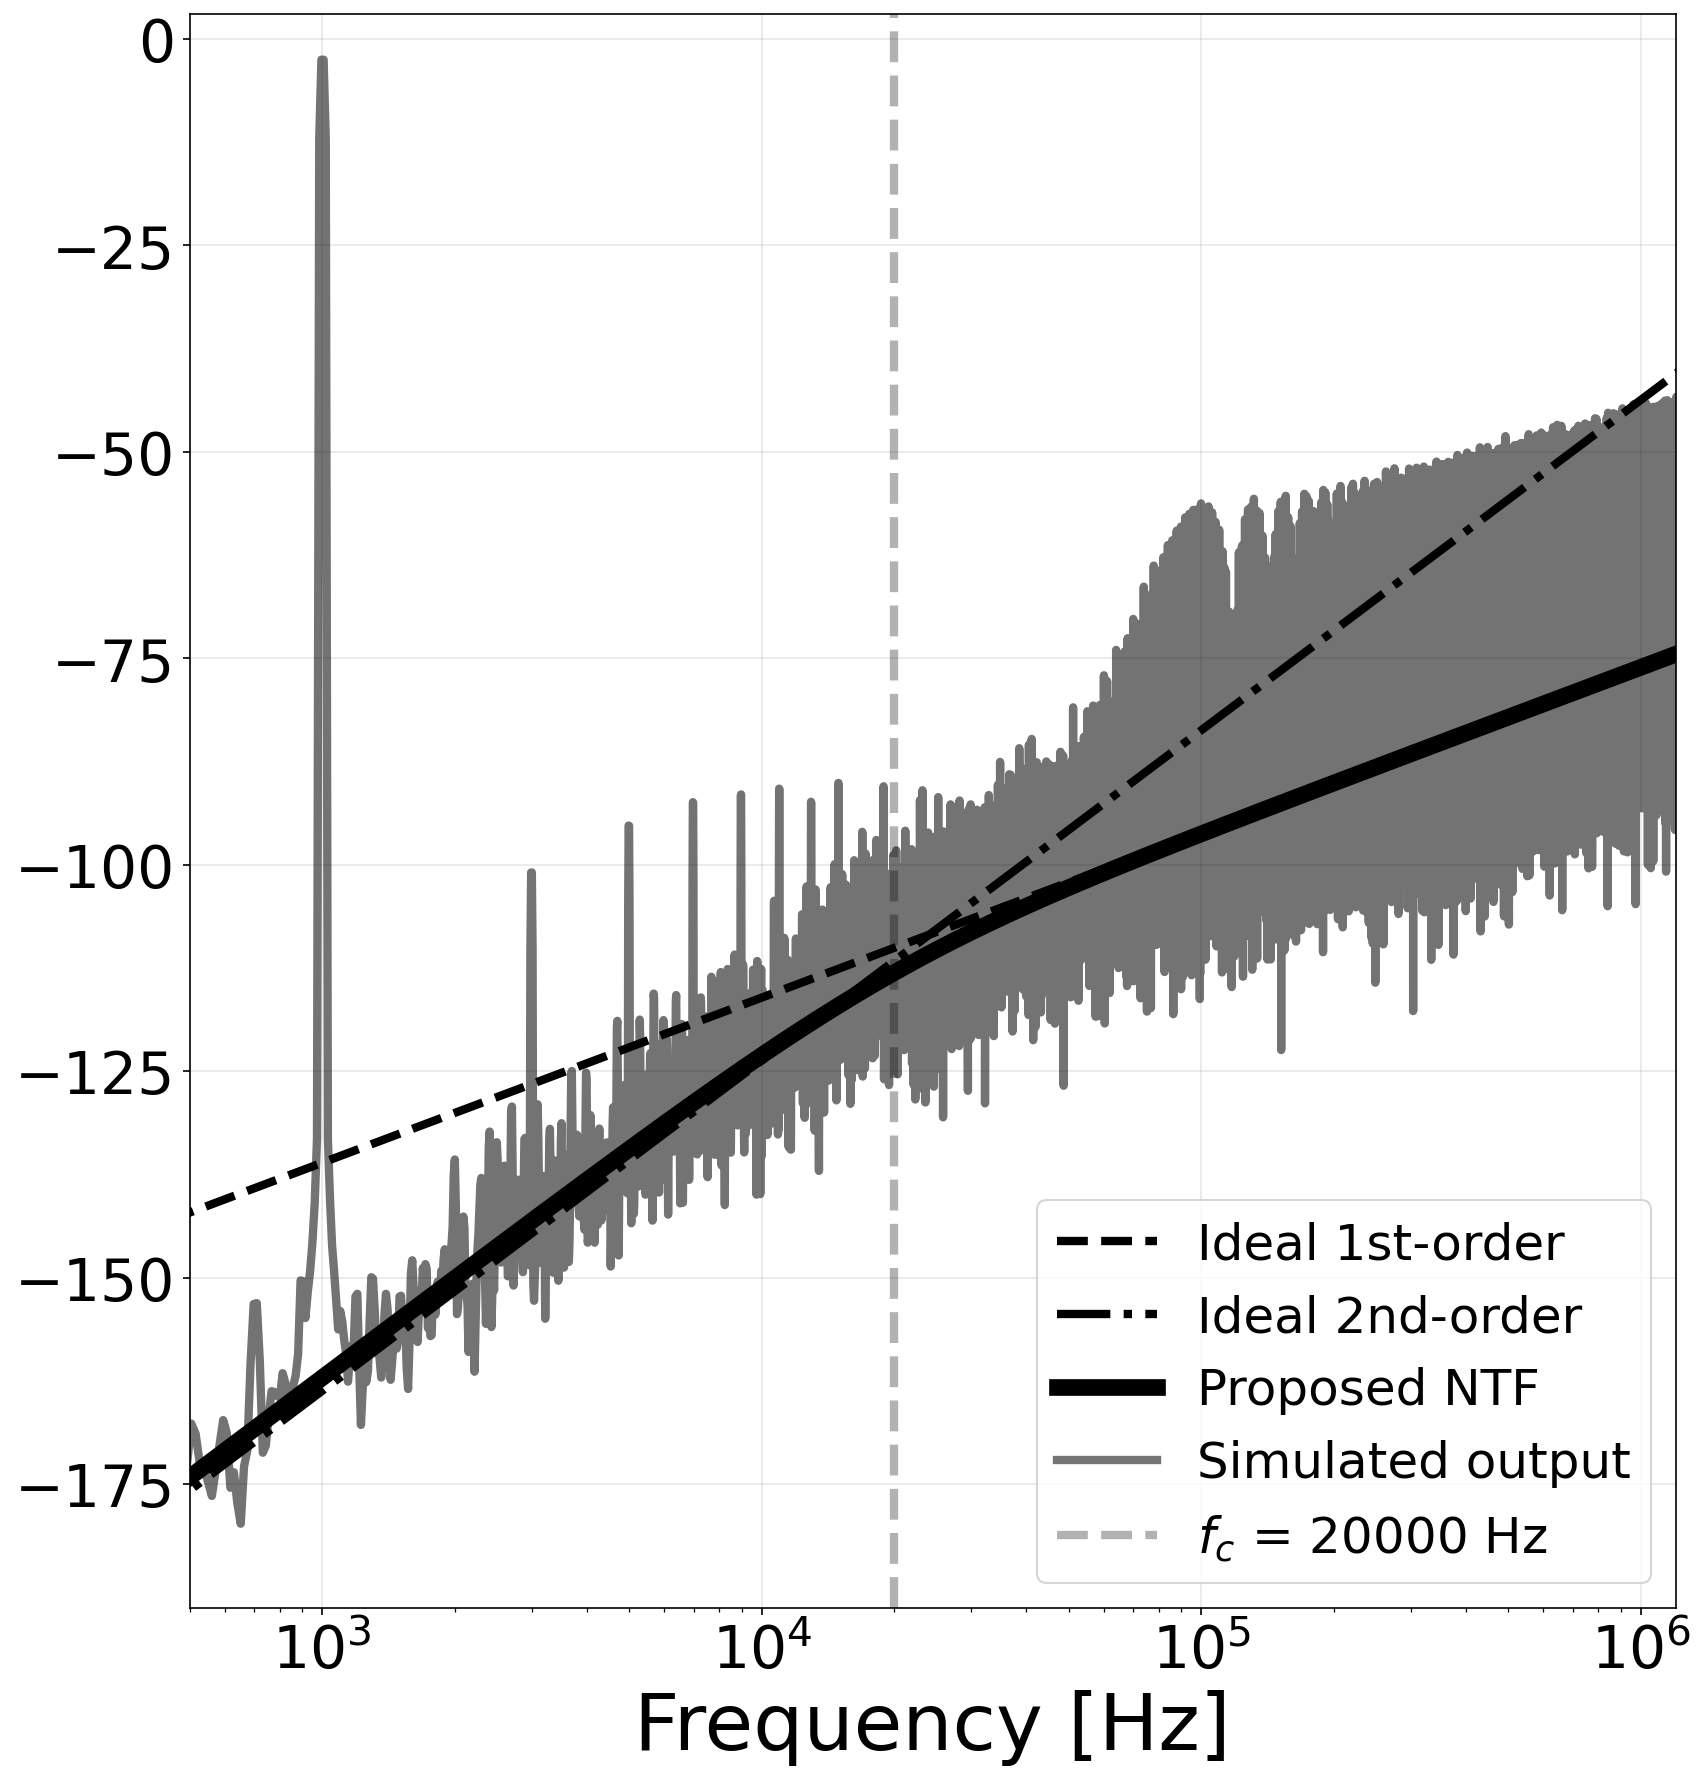

This chart was generated by the following Python code:
# SPDX-License-Identifier: MIT
#
# Copyright (c) 2026 The authors

import numpy as np
import matplotlib.pyplot as plt

fs = 12e6
N = 2**20
fg = 20000.0
gamma = 2 * np.pi * fg / fs
offset2 = 38 #Vertical offset for the ideal 2nd-order reference slope

f_desired = 1000
m = round(f_desired * N / fs)
f_test = m * fs / N
ampl = 0.987 


accu_z = 0.0
efm_fb = 0.0
y_out = np.zeros(N)
y_analog = np.zeros(N)

for n in range(N):  
    x_in = ampl * np.sin(2 * np.pi * f_test / fs * n)
    y_prev = 1.0 if y_out[n-1] == 1 else -1.0 if n > 0 else 0.0
    diff = x_in - y_prev
    accu_z = accu_z + diff * gamma
    if accu_z > 1.0: accu_z = 1.0
    if accu_z < -1.0: accu_z = -1.0
    s = accu_z + efm_fb
    if s >= 0:
        y_out[n] = 1
        efm_fb = s - 1.0
    else:
        y_out[n] = 0
        efm_fb = s + 1.0
    
    y_analog[n] = 1.0 if y_out[n] == 1 else -1.0


window = np.hanning(N)
Y = np.fft.rfft(y_analog * window)
freqs = np.fft.rfftfreq(N, 1/fs)

cg = np.sum(window) / N
mag = np.abs(Y) / (N * cg)

fund_bin = np.argmin(np.abs(freqs - f_test))
Y_dB = 20 * np.log10(mag / mag[fund_bin] + 1e-20)


smooth_bins = 2
kernel = np.ones(smooth_bins) / smooth_bins
mag_smooth = np.convolve(mag, kernel, mode='same')
Y_dB_smooth = 20 * np.log10(mag_smooth / mag[fund_bin] + 1e-20)

#NTF: u^2 / (gamma + u)
u_mag = 2 * np.pi * freqs / fs
z_inv = np.exp(-1j * u_mag)
ntf_theory = u_mag**2 / np.sqrt(gamma**2 + u_mag**2)
ntf_dB = 20 * np.log10(ntf_theory + 1e-20)


mid = slice(len(Y)//4, len(Y)//2)
offset = np.median(Y_dB[mid]) - np.median(ntf_dB[mid])
ntf_dB += offset


ntf_1st = 20 * np.log10(u_mag + 1e-20) + offset
ntf_2nd = 20 * np.log10(u_mag**2 + 1e-20) + offset + offset2



fig, ax = plt.subplots(figsize=(11.5, 12))
ax.semilogx(freqs[1:], ntf_1st[1:], 'g--', linewidth=4, alpha=1, color='black', label='Ideal 1st-order')
ax.semilogx(freqs[1:], ntf_2nd[1:], '-.', linewidth=4, alpha=1, color='black', label='Ideal 2nd-order')
ax.semilogx(freqs[1:], ntf_dB[1:], 'r-', linewidth=8, alpha=1, color='black', label='Proposed NTF')
ax.semilogx(freqs[1:], Y_dB_smooth[1:], linewidth=4, alpha=0.55, color='black', label='Simulated output')
ax.axvline(fg, color='black', ls='--', linewidth=4, alpha=0.3, label=f'$f_c$ = {fg:.0f} Hz')
ax.set_xlabel('Frequency [Hz]', fontsize=38)
ax.set_ylabel('')


ax.tick_params(axis='x', labelsize=28)   
ax.tick_params(axis='y', labelsize=28)

ax.legend(fontsize=24,loc='lower right')        
ax.set_xlim([500, fs/10])
plt.ylim([-190, 3]) 
ax.grid(True, alpha=0.3)
plt.tight_layout()
plt.savefig('fig3b_noise_simulation.png', dpi=150, bbox_inches='tight')
plt.show()
